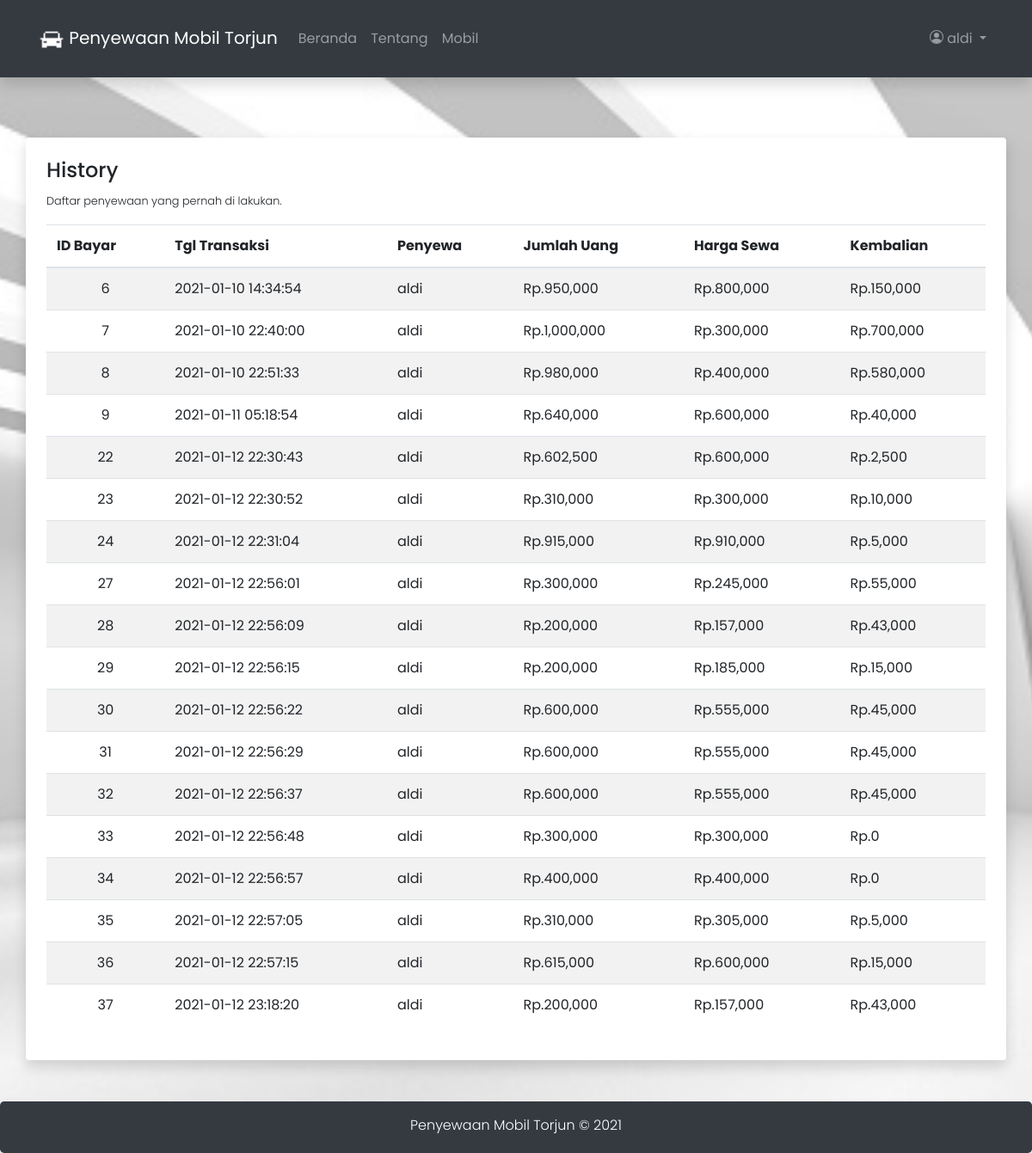
The app's page /history.php (signed in) with its own data.
### tables this page shows
CREATE TABLE `18132_pembayaran` (
  `id_bayar` int(11) NOT NULL,
  `id_sewa` int(11) NOT NULL,
  `tgl_bayar` datetime NOT NULL,
  `jml_uang` decimal(10,0) NOT NULL,
  `total_bayar` decimal(10,0) NOT NULL,
  `kembalian` decimal(10,0) NOT NULL
);

CREATE TABLE `18132_user` (
  `id_user` int(11) NOT NULL,
  `nama` varchar(100) DEFAULT NULL,
  `telp` varchar(15) DEFAULT NULL,
  `alamat` text DEFAULT NULL,
  `username` varchar(100) NOT NULL,
  `password` varchar(100) DEFAULT NULL,
  `role` enum('admin','penyewa') NOT NULL
);

### history.php (the view, shortened to what this page needs)
<?php
    include './koneksi/koneksi.php';
    include './template/header.php';
    include './template/nav.php';
?>
<div class="container table-history">
    <div class="row mt-5">
        <div class="col rounded shadow p-sm-4">
            <div class="row mb-sm-3">
                <div class="col">
                    <h4>History</h4>
                    <small class="font-weight-light">Daftar penyewaan yang pernah di lakukan.</small>
                </div>
            </div>
            <table class="table table-striped">
                <thead>
                    <tr>
                        <th scope="col">ID Bayar</th>
                        <th scope="col">Tgl Transaksi</th>
                        <th scope="col">Penyewa</th>
                        <th scope="col">Jumlah Uang</th>
                        <th scope="col">Harga Sewa</th>
                        <th scope="col">Kembalian</th>
                    </tr>
                <tbody>
                    <?php
                     $result = $conn->query(" SELECT a.*, c.nama FROM 18132_pembayaran a, 18132_mpenyewaan b, 18132_user c WHERE a.id_sewa=b.id_sewa AND b.id_user=c.id_user ANd c.id_user = '".$_SESSION['id']."' ORDER BY a.tgl_bayar ASC");
                    if ($result->num_rows > 0) {
                    while($row = $result->fetch_assoc())
                    {
                ?>
                    <tr>
                        <td class="text-center"><?= $row['id_bayar'] ?></td>
                        <td><?= $row['tgl_bayar'] ?></td>
                        <td><?= $row['nama'] ?></td>
                        <td>Rp.<?= number_format($row['jml_uang']) ?></td>
                        <td>Rp.<?= number_format($row['total_bayar']) ?></td>
                        <td>Rp.<?= number_format($row['kembalian']) ?></td>
                    </tr>
                    <?php
                    }
                }
                ?>
                </tbody>
            </table>
        </div>
    </div>
</div>
<?php include './template/footer.php'; ?>

### assets/css/style.css (style rules this page uses)
body { padding-top: 7em; background-image: url("../img/123.jpg"); background-size: cover; background-position: center; background-repeat: no-repeat; font-family: 'Poppins', sans-serif; }
body .col { background-color: #fff; }

### records on screen
18132_pembayaran: id_bayar "6", tgl_bayar "2021-01-10 14:34:54", 18132_user.nama "aldi", jml_uang "950,000", total_bayar "800,000", kembalian "150,000"
18132_pembayaran: id_bayar "7", tgl_bayar "2021-01-10 22:40:00", 18132_user.nama "aldi", jml_uang "1,000,000", total_bayar "300,000", kembalian "700,000"
18132_pembayaran: id_bayar "8", tgl_bayar "2021-01-10 22:51:33", 18132_user.nama "aldi", jml_uang "980,000", total_bayar "400,000", kembalian "580,000"
18132_pembayaran: id_bayar "9", tgl_bayar "2021-01-11 05:18:54", 18132_user.nama "aldi", jml_uang "640,000", total_bayar "600,000", kembalian "40,000"
18132_pembayaran: id_bayar "22", tgl_bayar "2021-01-12 22:30:43", 18132_user.nama "aldi", jml_uang "602,500", total_bayar "600,000", kembalian "2,500"
18132_pembayaran: id_bayar "23", tgl_bayar "2021-01-12 22:30:52", 18132_user.nama "aldi", jml_uang "310,000", total_bayar "300,000", kembalian "10,000"
18132_pembayaran: id_bayar "24", tgl_bayar "2021-01-12 22:31:04", 18132_user.nama "aldi", jml_uang "915,000", total_bayar "910,000", kembalian "5,000"
18132_pembayaran: id_bayar "27", tgl_bayar "2021-01-12 22:56:01", 18132_user.nama "aldi", jml_uang "300,000", total_bayar "245,000", kembalian "55,000"
18132_pembayaran: id_bayar "28", tgl_bayar "2021-01-12 22:56:09", 18132_user.nama "aldi", jml_uang "200,000", total_bayar "157,000", kembalian "43,000"
18132_pembayaran: id_bayar "29", tgl_bayar "2021-01-12 22:56:15", 18132_user.nama "aldi", jml_uang "200,000", total_bayar "185,000", kembalian "15,000"
18132_pembayaran: id_bayar "30", tgl_bayar "2021-01-12 22:56:22", 18132_user.nama "aldi", jml_uang "600,000", total_bayar "555,000", kembalian "45,000"
18132_pembayaran: id_bayar "31", tgl_bayar "2021-01-12 22:56:29", 18132_user.nama "aldi", jml_uang "600,000", total_bayar "555,000", kembalian "45,000"
18132_pembayaran: id_bayar "32", tgl_bayar "2021-01-12 22:56:37", 18132_user.nama "aldi", jml_uang "600,000", total_bayar "555,000", kembalian "45,000"
18132_pembayaran: id_bayar "33", tgl_bayar "2021-01-12 22:56:48", 18132_user.nama "aldi", jml_uang "300,000", total_bayar "300,000", kembalian "0"
18132_pembayaran: id_bayar "34", tgl_bayar "2021-01-12 22:56:57", 18132_user.nama "aldi", jml_uang "400,000", total_bayar "400,000", kembalian "0"
18132_pembayaran: id_bayar "35", tgl_bayar "2021-01-12 22:57:05", 18132_user.nama "aldi", jml_uang "310,000", total_bayar "305,000", kembalian "5,000"
18132_pembayaran: id_bayar "36", tgl_bayar "2021-01-12 22:57:15", 18132_user.nama "aldi", jml_uang "615,000", total_bayar "600,000", kembalian "15,000"
18132_pembayaran: id_bayar "37", tgl_bayar "2021-01-12 23:18:20", 18132_user.nama "aldi", jml_uang "200,000", total_bayar "157,000", kembalian "43,000"

### other values on screen
$_SESSION['nama'] "aldi"
